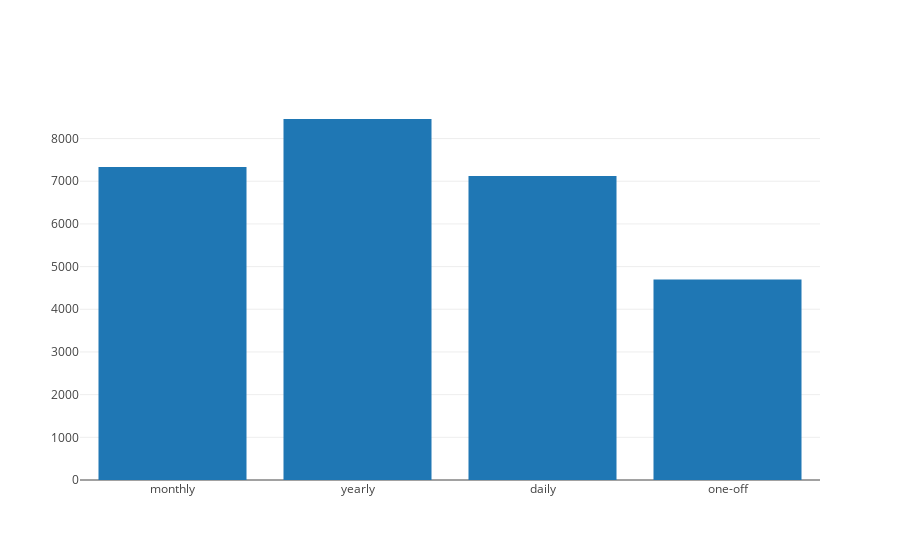

The notebook cell saved with this chart:
### Code cell
# Visualize some data
labels = subscriptions_by_type.keys()
values = [len(subscriptions_by_type[key]) for key in subscriptions_by_type.keys()]

bar_trace = go.Bar(x=labels, y=values)

py.iplot([bar_trace], filename='subtype-distributions')

### Figure 1 — Plotly figure (JSON) as saved in the notebook; plotly's stock layout.template omitted (floating-point values rounded to 4 significant figures)
{"data": [{"type": "bar", "x": ["monthly", "yearly", "daily", "one-off"], "y": [7331, 8458, 7124, 4696]}], "layout": {}}
